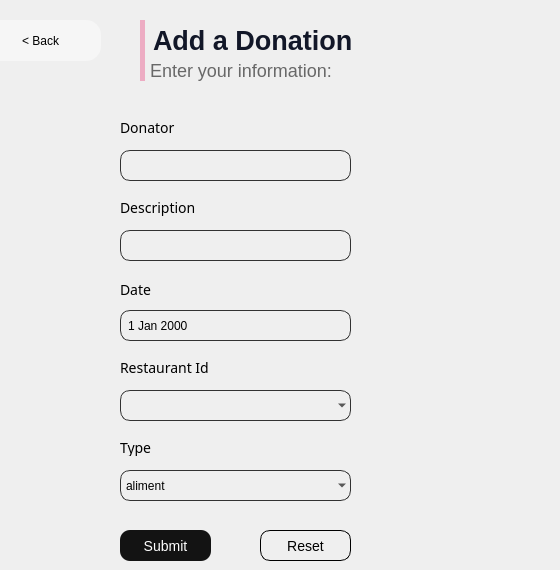
      <widget class="QWidget" name="page_11">
       <widget class="QLabel" name="label_73">
        <property name="geometry">
         <rect>
          <x>120</x>
          <y>280</y>
          <width>47</width>
          <height>20</height>
         </rect>
        </property>
        <property name="styleSheet">
         <string notr="true">font-family:Poppins;
font-weight:400;
font-size:14px;</string>
        </property>
        <property name="text">
         <string>Date</string>
        </property>
       </widget>
       <widget class="QLabel" name="label_74">
        <property name="geometry">
         <rect>
          <x>140</x>
          <y>20</y>
          <width>371</width>
          <height>41</height>
         </rect>
        </property>
        <property name="styleSheet">
         <string notr="true">font-family: 'Poppins';
font-style: normal;
background:rgba(0,0,0,0);
font-weight: 600;
font-size: 27px;
color: rgb(18,23,40);
border-left: 5px solid rgb(237,172,195);
padding-left: 1px;

</string>
        </property>
        <property name="text">
         <string>Add a Donation</string>
        </property>
       </widget>
       <widget class="QLabel" name="label_75">
        <property name="geometry">
         <rect>
          <x>120</x>
          <y>120</y>
          <width>91</width>
          <height>16</height>
         </rect>
        </property>
        <property name="styleSheet">
         <string notr="true">font-family:Poppins;
font-weight:400;
font-size:14px;</string>
        </property>
        <property name="text">
         <string>Donator</string>
        </property>
       </widget>
       <widget class="QLabel" name="label_76">
        <property name="geometry">
         <rect>
          <x>120</x>
          <y>200</y>
          <width>91</width>
          <height>16</height>
         </rect>
        </property>
        <property name="styleSheet">
         <string notr="true">font-family:Poppins;
font-weight:400;
font-size:14px;</string>
        </property>
        <property name="text">
         <string>Description</string>
        </property>
       </widget>
       <widget class="QLabel" name="label_77">
        <property name="geometry">
         <rect>
          <x>140</x>
          <y>60</y>
          <width>411</width>
          <height>21</height>
         </rect>
        </property>
        <property name="styleSheet">
         <string notr="true">font-family: 'Poppins';
font-style: normal;
background:rgba(0,0,0,0);
font-weight: 275;
font-size: 18px;
color: rgb(104,104,104);
border-left: 5px solid rgb(237,172,195);
padding-left: 1px;

</string>
        </property>
        <property name="text">
         <string>Enter your information:</string>
        </property>
       </widget>
       <widget class="QLabel" name="label_78">
        <property name="geometry">
         <rect>
          <x>120</x>
          <y>360</y>
          <width>151</width>
          <height>16</height>
         </rect>
        </property>
        <property name="styleSheet">
         <string notr="true">font-family:Poppins;
font-weight:400;
font-size:14px;</string>
        </property>
        <property name="text">
         <string>Restaurant Id</string>
        </property>
       </widget>
       <widget class="QLabel" name="label_79">
        <property name="geometry">
         <rect>
          <x>120</x>
          <y>440</y>
          <width>41</width>
          <height>16</height>
         </rect>
        </property>
        <property name="styleSheet">
         <string notr="true">font-family:Poppins;
font-weight:400;
font-size:14px;</string>
        </property>
        <property name="text">
         <string>Type</string>
        </property>
       </widget>
       <widget class="QPushButton" name="pushButton_6">
        <property name="geometry">
         <rect>
          <x>120</x>
          <y>530</y>
          <width>91</width>
          <height>31</height>
         </rect>
        </property>
        <property name="styleSheet">
         <string notr="true">QPushButton{
border-radius: 10px; 
font-family: 'Poppins';
font-style: normal;
font-weight: 400;
font-size: 14px;
background:rgb(19,19,19);
color:white;
}
QPushButton:hover{
background:rgb(129, 129, 129);
}

</string>
        </property>
        <property name="text">
         <string>Submit</string>
        </property>
       </widget>
       <widget class="QPushButton" name="pushButton_7">
        <property name="geometry">
         <rect>
          <x>260</x>
          <y>530</y>
          <width>91</width>
          <height>31</height>
         </rect>
        </property>
        <property name="styleSheet">
         <string notr="true">QPushButton{
border-radius: 10px; 
font-family: 'Poppins';
font-style: normal;
font-weight: 400;
font-size: 14px;
color:black;
border:1px solid back;
}
QPushButton:hover{
background:rgb(19, 19, 19);
color:white;
}

</string>
        </property>
        <property name="text">
         <string>Reset</string>
        </property>
       </widget>
       <widget class="QLineEdit" name="lineEdit_donneur">
        <property name="geometry">
         <rect>
          <x>120</x>
          <y>150</y>
          <width>231</width>
          <height>31</height>
         </rect>
        </property>
        <property name="styleSheet">
         <string notr="true">background-color: white; border-radius: 10px; 
background:rgba(0,0,0,0);
border: 1px solid rgb(50,50,50);
padding-left:5px;</string>
        </property>
       </widget>
       <widget class="QLineEdit" name="lineEdit_description">
        <property name="geometry">
         <rect>
          <x>120</x>
          <y>230</y>
          <width>231</width>
          <height>31</height>
         </rect>
        </property>
        <property name="styleSheet">
         <string notr="true">background-color: white; border-radius: 10px; 
background:rgba(0,0,0,0);
border: 1px solid rgb(50,50,50);
padding-left:5px;</string>
        </property>
       </widget>
       <widget class="QDateEdit" name="date_donation">
        <property name="geometry">
         <rect>
          <x>120</x>
          <y>310</y>
          <width>231</width>
          <height>31</height>
         </rect>
        </property>
        <property name="styleSheet">
         <string notr="true">background-color: white; border-radius: 10px; 
background:rgba(0,0,0,0);
border: 1px solid rgb(50,50,50);
padding-left:5px;</string>
        </property>
       </widget>
       <widget class="QComboBox" name="comboBox_4">
        <property name="geometry">
         <rect>
          <x>120</x>
          <y>470</y>
          <width>231</width>
          <height>31</height>
         </rect>
        </property>
        <property name="styleSheet">
         <string notr="true">background-color: white; border-radius: 10px; 
background:rgba(0,0,0,0);
border: 1px solid rgb(50,50,50);
padding-left:5px;</string>
        </property>
        <item>
         <property name="text">
          <string>aliment</string>
         </property>
        </item>
        <item>
         <property name="text">
          <string>argent</string>
         </property>
        </item>
        <item>
         <property name="text">
          <string>vetements</string>
         </property>
        </item>
       </widget>
       <widget class="QComboBox" name="comboBox_5">
        <property name="geometry">
         <rect>
          <x>120</x>
          <y>390</y>
          <width>231</width>
          <height>31</height>
         </rect>
        </property>
        <property name="styleSheet">
         <string notr="true">background-color: white; border-radius: 10px; 
background:rgba(0,0,0,0);
border: 1px solid rgb(50,50,50);
padding-left:5px;</string>
        </property>
       </widget>
       <widget class="QPushButton" name="back_aid_dash">
        <property name="geometry">
         <rect>
          <x>-20</x>
          <y>20</y>
          <width>121</width>
          <height>41</height>
         </rect>
        </property>
        <property name="styleSheet">
         <string notr="true">QPushButton{
background-color:rgb(246, 246, 246);
border:0;
color:black;
	font: 75 15pt &quot;Poppins&quot;;
font-weight:275;
border-radius:15px;
}</string>
        </property>
        <property name="text">
         <string>&lt; Back</string>
        </property>
       </widget>
      </widget>
